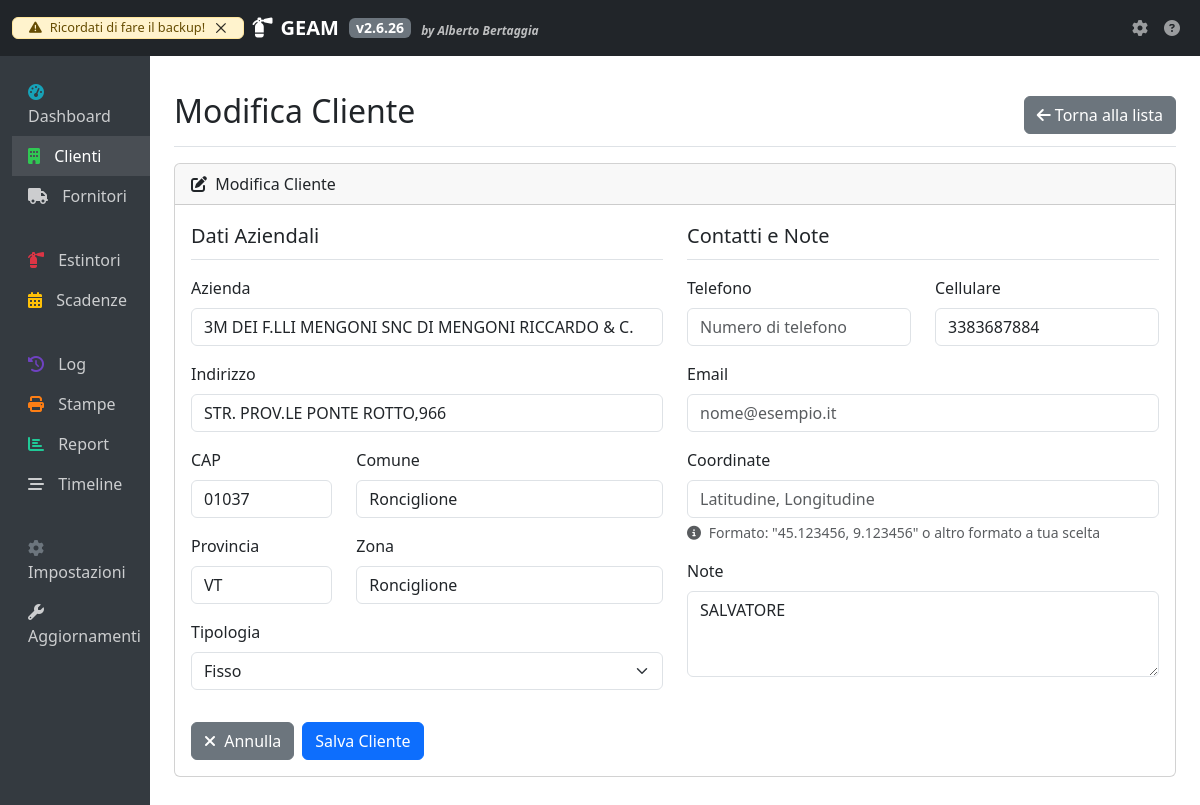
/clienti/modifica/299, run on the app's committed database.
### app/models/cliente.py (models this page shows, shortened)
class Cliente(db.Model):
    __tablename__ = 'clienti'
    id = db.Column(db.Integer, primary_key=True)
    azienda = db.Column(db.String(100), unique=True, nullable=False, index=True)
    indirizzo = db.Column(db.String(150), nullable=False)
    cap = db.Column(db.String(5), nullable=False)
    provincia = db.Column(db.String(2), nullable=False)
    comune = db.Column(db.String(100), nullable=False)
    zona = db.Column(db.String(100), nullable=False)
    tipologia = db.Column(db.String(20), nullable=False)
    telefono = db.Column(db.String(20))
    cellulare = db.Column(db.String(15))
    email = db.Column(db.String(120))
    coordinate = db.Column(db.String(100))
    note = db.Column(db.Text)
    created_at = db.Column(db.DateTime, default=datetime.utcnow)
    updated_at = db.Column(db.DateTime, default=datetime.utcnow, onupdate=datetime.utcnow)
    estintori = db.relationship('Estintore', backref='cliente', lazy='dynamic', cascade='all, delete-orphan')

### app/views/clienti.py (the view, shortened to what this page needs)
@clienti_bp.route('/modifica/<int:id>', methods=['GET', 'POST'])
def modifica(id):
    cliente = Cliente.query.get_or_404(id)
    form = ClienteForm(obj=cliente)
    form.cliente_id.data = cliente.id
    return render_template('clienti/form.html', form=form, cliente=cliente, title='Modifica Cliente')

### app/version.py (called while the page is built, shortened)
def get_config_path():
    instance_path = current_app.instance_path
    return os.path.join(instance_path, CONFIG_FILE)

def load_config():
    config_path = get_config_path()
    try:
        with open(config_path, 'r') as f:
            return json.load(f)
    except Exception as e:
        current_app.logger.error(f"Errore nel caricamento della configurazione: {str(e)}")
        return {
            "version": {
                "major": 1,
                "minor": 0,
                "patch": 0
            },
            "last_update": datetime.datetime.now().strftime('%Y-%m-%d %H:%M:%S')
        }

def get_version():
    config = load_config()
    version = config.get('version', {"major": 1, "minor": 0, "patch": 0})
    return f"{version['major']}.{version['minor']}.{version['patch']}"

### app/templates/clienti/form.html (shortened to what this page needs)
{% extends "base.html" %}
{% block page_title %}{{ title }}{% endblock %}
{% block page_actions %}
<a href="{{ url_for('clienti.index') }}" class="btn btn-secondary">
    <i class="fas fa-arrow-left"></i> Torna alla lista
</a>
{% endblock %}
{% block content %}
<div class="card mb-4">
    <div class="card-header">
        <i class="fas fa-{% if cliente %}edit{% else %}plus{% endif %} me-1"></i>
        {{ title }}
    </div>
    <div class="card-body">
        <form method="POST" class="needs-validation" novalidate>
            <div class="row mb-3">
                <div class="col-md-6">
                    <fieldset>
                        <legend class="fs-5 border-bottom pb-2 mb-3">Dati Aziendali</legend>
                        <div class="mb-3">
                            {{ form.azienda.label(class="form-label") }}
                            {{ form.azienda(class="form-control" + (" is-invalid" if form.azienda.errors else ""), placeholder="Inserisci il nome dell'azienda", autofocus=true) }}
                        </div>
                        <div class="mb-3">
                            {{ form.indirizzo.label(class="form-label") }}
                            {{ form.indirizzo(class="form-control" + (" is-invalid" if form.indirizzo.errors else ""), placeholder="Inserisci l'indirizzo completo") }}
                        </div>
                        <div class="row mb-3">
                            <div class="col-md-4">
                                {{ form.cap.label(class="form-label") }}
                                {{ form.cap(class="form-control" + (" is-invalid" if form.cap.errors else ""), placeholder="00000") }}
                            </div>
                            <div class="col-md-8">
                                {{ form.comune.label(class="form-label") }}
                                {{ form.comune(class="form-control" + (" is-invalid" if form.comune.errors else ""), placeholder="Inserisci il comune") }}
                            </div>
                        </div>
                        <div class="row mb-3">
                            <div class="col-md-4">
                                {{ form.provincia.label(class="form-label") }}
                                {{ form.provincia(class="form-control" + (" is-invalid" if form.provincia.errors else ""), placeholder="XX") }}
                            </div>
                            <div class="col-md-8">
                                {{ form.zona.label(class="form-label") }}
                                {{ form.zona(class="form-control" + (" is-invalid" if form.zona.errors else ""), placeholder="Inserisci la zona") }}
                            </div>
                        </div>
                        <div class="mb-3">
                            {{ form.tipologia.label(class="form-label") }}
                            {{ form.tipologia(class="form-select" + (" is-invalid" if form.tipologia.errors else "")) }}
                        </div>
                    </fieldset>
                </div>
                <div class="col-md-6">
                    <fieldset>
                        <legend class="fs-5 border-bottom pb-2 mb-3">Contatti e Note</legend>
                        <div class="row mb-3">
                            <div class="col-md-6">
                                {{ form.telefono.label(class="form-label") }}
                                {{ form.telefono(class="form-control" + (" is-invalid" if form.telefono.errors else ""), placeholder="Numero di telefono") }}
                            </div>
                            <div class="col-md-6">
                                {{ form.cellulare.label(class="form-label") }}
                                {{ form.cellulare(class="form-control" + (" is-invalid" if form.cellulare.errors else ""), placeholder="es: 3xx1234567") }}
                            </div>
                        </div>
                        <div class="mb-3">
                            {{ form.email.label(class="form-label") }}
                            {{ form.email(class="form-control" + (" is-invalid" if form.email.errors else ""), placeholder="nome@esempio.it", type="email") }}
                        </div>
                        <div class="mb-3">
                            {{ form.coordinate.label(class="form-label") }}
                            {{ form.coordinate(class="form-control" + (" is-invalid" if form.coordinate.errors else ""), placeholder="Latitudine, Longitudine") }}
                            <div class="form-text">
                                <i class="fas fa-info-circle me-1"></i> Formato: "45.123456, 9.123456" o altro formato a tua scelta
                            </div>
                        </div>
                        <div class="mb-3">
                            {{ form.note.label(class="form-label") }}
                            {{ form.note(class="form-control" + (" is-invalid" if form.note.errors else ""), rows="3", placeholder="Inserisci eventuali note...") }}
                        </div>
                    </fieldset>
                </div>
            </div>
            <div class="d-flex">
				<a href="{{ url_for('clienti.index') }}" class="btn btn-secondary me-2">
					<i class="fas fa-times me-1"></i> Annulla
				</a>
				{{ form.submit(class="btn btn-primary") }}
			</div>
        </form>
    </div>
</div>
{% endblock %}

### data on the page
Cliente: azienda "3M DEI F.LLI MENGONI SNC DI MENGONI RICCARDO & C.", indirizzo "STR. PROV.LE PONTE ROTTO,966", cap "01037", comune "Ronciglione", provincia "VT", zona "Ronciglione", tipologia "Fisso", cellulare "3383687884", note "SALVATORE"

### other printed values
{{ version }} "2.6.26"
{{ title }} "Modifica Cliente"
